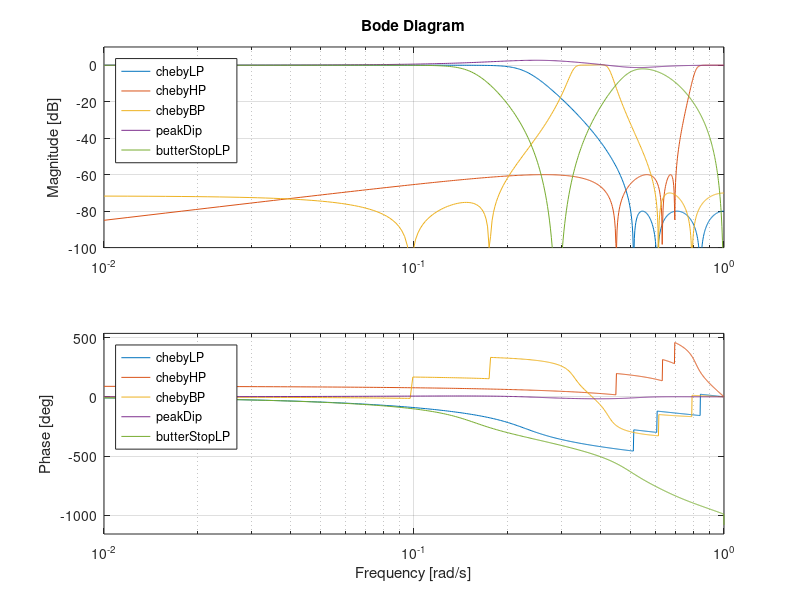

This chart was generated by the following MATLAB code:
clear all
close all
pkg('load', 'optim');
pkg('load', 'control');
pkg('load', 'signal');

figure 1;
wb = linspace(0.01, 1, 512);

% cheby lp
[b1,a1] = cheby2(6,80,0.5)
chebyLP = tf(b1, a1, pi)

% cheby hp
[b2,a2] = cheby2(7,60,0.7,'high')
chebyHP = tf(b2, a2, pi)

% cheby bp (matlab cheby2(4,70,[0.2, 0.6],'bandpass'))
b3 = [0.0015   -0.0020    0.0002   -0.0009    0.0028   -0.0009    0.0002   -0.0020    0.0015]
a3 = [1.0000   -2.7355    5.9780   -7.8335    8.5654   -6.3463    3.9239   -1.4513    0.4299]
chebyBP = tf(b3, a3, pi)

% peak dip 
b4 = [1.0349   -0.9159    0.7704   -0.4199    0.1551]
a4 = [1.0000   -0.9882    0.7910   -0.3476    0.1694]
peakDip = tf(b4, a4, pi)

% butter bandstop
[b5_1, a5_1] = butter(4, [0.15, 0.5], 'stop')
h5_1 = tf(b5_1, a5_1, pi)
[b5_2, a5_2] = butter(3, 0.6)
h5_2 = tf(b5_2, a5_2, pi)
butterStopLP = h5_1 * h5_2
[b5, a5] = tfdata(butterStopLP, 'v')

bode(chebyLP, chebyHP, chebyBP, peakDip, butterStopLP, wb)
subplot(2,1,1)
ylim([-100 10])
h = legend ("location", "northwest");
legend (h, "location", "northwest")
subplot(2,1,2)
h = legend ("location", "northwest");
legend (h, "location", "northwest")
